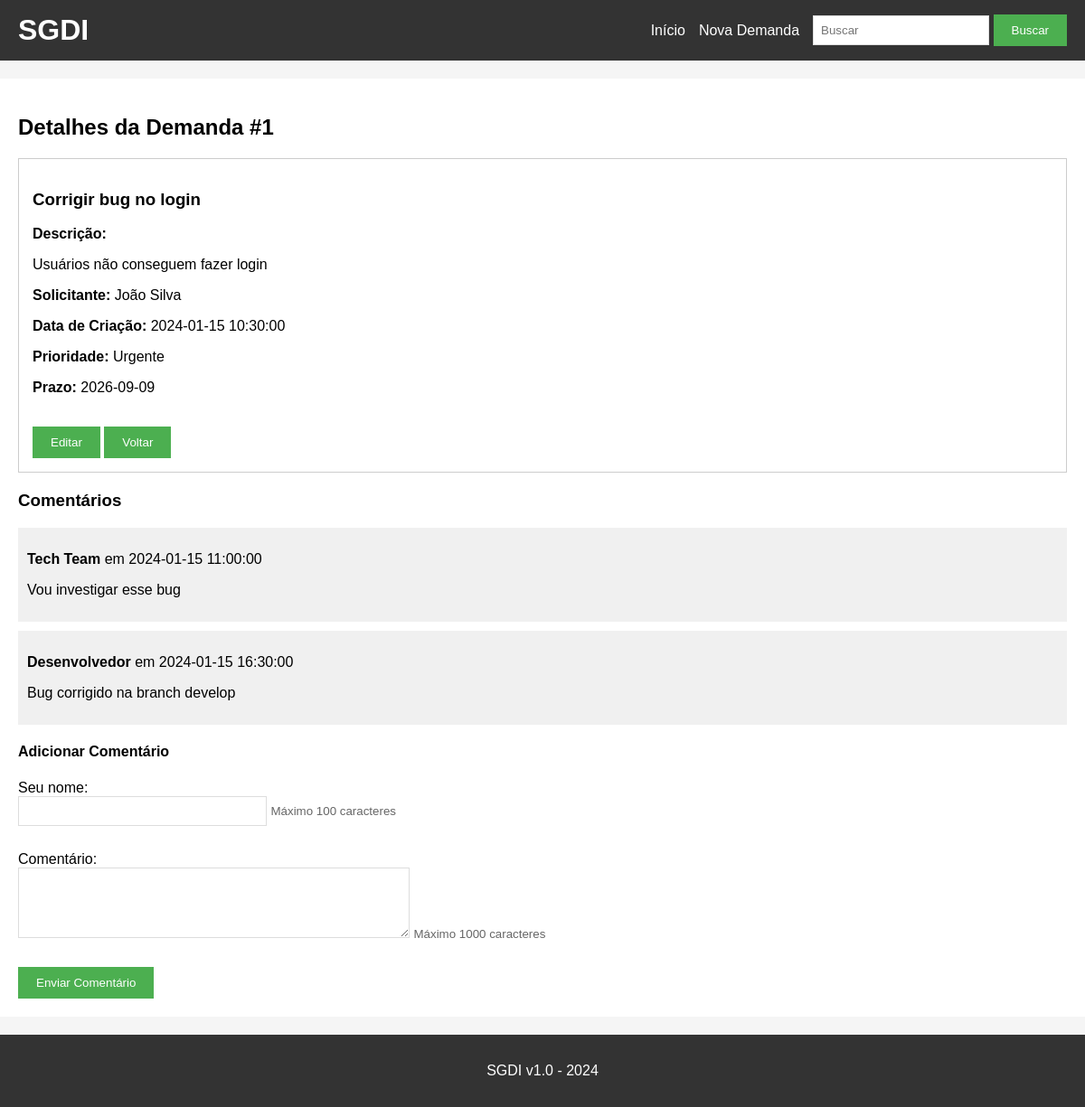
The app's page /detalhes/1, older data.
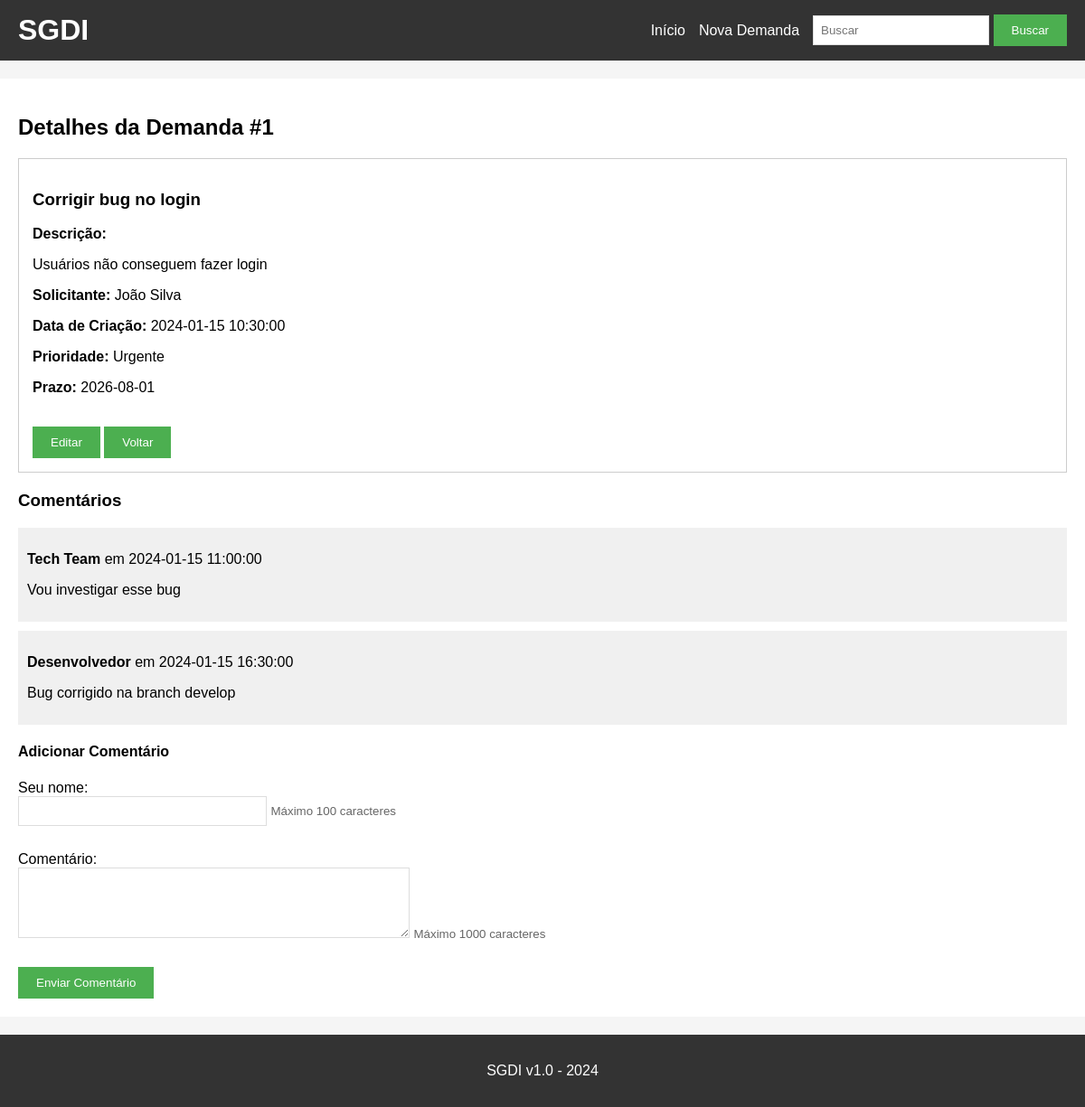
The same page, newer data.
### tables this page shows
CREATE TABLE demandas (
    id INTEGER PRIMARY KEY AUTOINCREMENT,
    titulo TEXT NOT NULL,
    descricao TEXT,
    solicitante TEXT,
    data_criacao TEXT,
    prioridade TEXT,
    prazo TEXT
);

### app.py (the view)
@app.route('/detalhes/<id>')
def detalhes(id):
    conn = get_db()
    cursor = conn.cursor()
    demanda = cursor.execute('SELECT * FROM demandas WHERE id=?', (id,)).fetchone()
    comentarios = cursor.execute('SELECT * FROM comentarios WHERE demanda_id=?', (id,)).fetchall()
    conn.close()
    return render_template('detalhes.html', demanda=demanda, comentarios=comentarios)

### app.py (called while the page is built)
def get_db():
    conn = sqlite3.connect('demandas.db')
    conn.row_factory = sqlite3.Row
    return conn

### templates/detalhes.html
{% extends "base.html" %}
{% block content %}
<h2>Detalhes da Demanda #{{ demanda[0] }}</h2>
<div style="border:1px solid #ccc; padding:15px; margin-bottom:20px;">
    <h3>{{ demanda[1] }}</h3>
    <p><strong>Descrição:</strong></p>
    <p>{{ demanda[2] }}</p>
    <p><strong>Solicitante:</strong> {{ demanda[3] }}</p>
    <p><strong>Data de Criação:</strong> {{ demanda[4] }}</p>
    <p><strong>Prioridade:</strong> {{ demanda[5] }}</p>
    <p><strong>Prazo:</strong> {{ demanda[6] }}</p>
    <br>
    <a href="/editar/{{ demanda[0] }}"><button>Editar</button></a>
    <a href="/"><button>Voltar</button></a>
</div>
<h3>Comentários</h3>
{% for comentario in comentarios %}
<div style="background:#f0f0f0; padding:10px; margin:10px 0;">
    <p><strong>{{ comentario[3] }}</strong> em {{ comentario[4] }}</p>
    <p>{{ comentario[2] }}</p>
</div>
{% endfor %}
<h4>Adicionar Comentário</h4>
<form method="POST" action="/adicionar_comentario/{{ demanda[0] }}">
    <div>
        <label>Seu nome:</label><br>
        <input type="text" name="autor" size="30" maxlength="100" required>
        <small style="color: #666;">Máximo 100 caracteres</small>
    </div>
    <br>
    <div>
        <label>Comentário:</label><br>
        <textarea name="comentario" rows="4" cols="50" maxlength="1000" required></textarea>
        <small style="color: #666;">Máximo 1000 caracteres</small>
    </div>
    <br>
    <button type="submit">Enviar Comentário</button>
</form>
{% endblock %}

Row changes from the older to the newer data that the page shows:
changed demandas "Corrigir bug no login": prazo "2026-09-09" → "2026-08-01"
